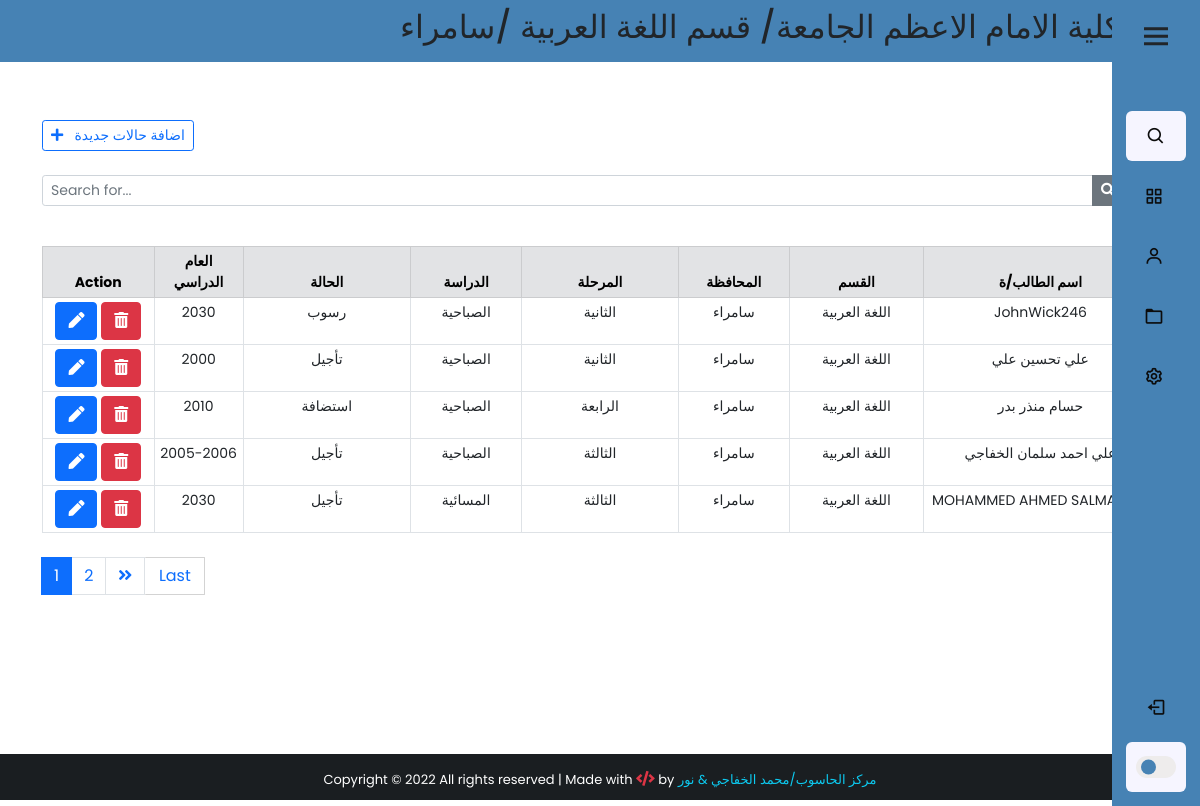
The page /backendState/ (signed in) on the database as committed earlier.
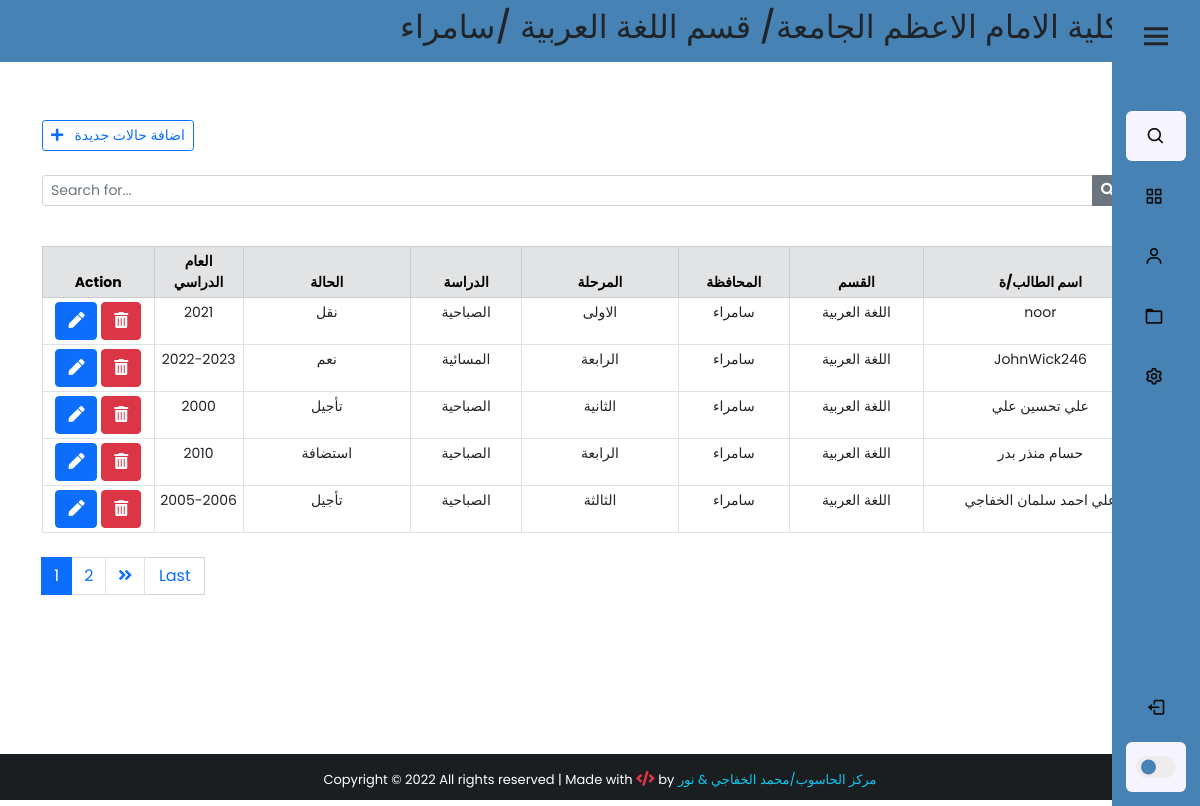
The same page on the database as committed later.
### app/models.py (models this page shows, shortened)
class StudentStatus(models.Model):
    state_list = (
        ("استضافة","استضافة"),
        ("نقل", "نقل"),
        ("تأجيل", "تأجيل"),
        ("رسوب", "رسوب"),
        ("ترقين قيد", "ترقين قيد"),
    )
    stage_list = (
        ("الاولى", "الاولى"),
        ("الثانية", "الثانية"),
        ("الثالثة", "الثالثة"),
        ("الرابعة", "الرابعة"),
    )
    study_list = (
        ("الصباحية", "الصباحية"),
        ("المسائية", "المسائية"),
    )
    user = models.CharField(max_length=100, verbose_name="اسم المستخدم")
    name = models.CharField(max_length=100, verbose_name="اسم الطالب/ة")
    Dname = models.CharField(max_length=100, verbose_name="القسم")
    Cname = models.CharField(max_length=100, verbose_name="المحافظة")
    stage = models.CharField(max_length=50, verbose_name="المرحلة", choices=stage_list)
    state = models.CharField(max_length=100, verbose_name="حالة الطالب",choices=state_list)
    year = models.CharField(max_length=50, verbose_name="العام الدراسي")
    study = models.CharField(max_length=20,verbose_name="الدراسة", choices=study_list,null=True)
    note = models.TextField(blank=True, null=True, verbose_name="الملاحظات")
    created_at = models.DateTimeField(auto_now_add=True)
    class Meta:
        verbose_name_plural = "حالات الطلبة"

### app/views.py (the view)
# urls.py: path('backendState/', views.backendState, name='backendState'),
@cache_control(no_cache=True, must_revalidate=True, no_store=True)
@login_required(login_url='login')
def backendState(request):
    if 'q' in request.GET:
        q = request.GET['q']
        user = request.user.userprofile
        all_student_list = StudentStatus.objects.filter(
            Q(name__icontains=q) | Q(state=q) | Q(
                stage=q) | Q(study=q)
        ).order_by('-created_at')
        all_student_list=all_student_list.filter(Dname=user.Dname,Cname=user.Cname,user=user.user)
    else:
        user = request.user.userprofile
        all_student_list = StudentStatus.objects.all().filter(
            user=user.user, Dname=user.Dname, Cname=user.Cname).order_by('-created_at')
    paginator = Paginator(all_student_list, 5)
    page = request.GET.get('page')
    all_students_state = paginator.get_page(page)
    context = {
        'stdState': all_students_state,
        'user': user,
    }
    return render(request, 'students_status/backend-state.html', context)

### app/models.py (called while the page is built)
    def __str__(self):
        return self.Dname

    def __str__(self):
        return self.Cname

### app/templates/students_status/backend-state.html (shortened to what this page needs)
{% extends 'base2.html' %}
{% block content %}
<div class="container" style="padding-top:10px;">
     <br><br>
     <div class="d-flex justify-content-between">
          <a href="{% url 'add_studentState' %}" class="btn btn-outline-primary btn-sm"> <i class="fas fa-plus"></i>&nbsp;&nbsp; اضافة حالات جديدة</a>
     </div>
     <form action="">
          <div class="input-group input-group-sm mb-3 mt-4">
               <input type="text" name="q" class="form-control" placeholder="Search for..." value="{{ request.GET.q }}">
               <button class="btn btn-secondary"><i class="fas fa-search"></i></button>
               <a href="{% url 'backendState' %}" class="btn btn-dark" style="margin-left:2px;"></a>
          </div>
     </form>
     <center>
          <table class="table table-bordered table-sm mt-4" style="text-align: center; font-size: 14px;">
               <thead class="table-secondary">
                  <div class="row">
                    <tr>
                         <th class="col-lg-2 col-sm-1" style="width:10%;" colspan="1">Action</th>
                         <th class="col-lg-2 col-sm-1" style="width:8%;">العام الدراسي</th>
                         <th class="col-lg-2 col-sm-1" style="width:15%;">الحالة</th>
                         <th class="col-lg-2 col-sm-1" style="width:10%;">الدراسة </th>
                         <th class="col-lg-2 col-sm-1" style="width:14%;">المرحلة </th>
                         <th class="col-lg-2 col-sm-1" style="width:10%;">المحافظة</th>
                         <th class="col-lg-2 col-sm-1" style="width:12%;">القسم</th>
                         <th class="col-lg-2 col-sm-1" style="width:21%;">اسم الطالب/ة</th>
                    </tr>
              </div>
               </thead>
               {% for std in stdState %}
               <tr>
                     <td>
                         <a href="/studentState/{{std.id}}" class="btn btn-primary " title="Edit patient">
                              <i class="fas fa-pen"></i>
                         </a>
                         <a class="btn btn-secondary btn-danger" title="Remove patient" data-bs-toggle="modal" data-bs-target="#deleteModal{{std.pk}}">
                              <i class="fas fa-trash-alt"></i>
                         </a>
                     </td>
                    <td>{{std.year}}</td>
                    <td>{{std.state}}</td>
                    <td>{{std.study}}</td>
                    <td>{{std.stage}}</td>
                    <td>{{std.Cname}}</td>
                    <td>{{std.Dname}}</td>
                    <td >{{std.name}}</td>
               </tr>
               {% endfor %}
          </table>
     </center>
      <nav class="mt-4" aria-label="page navigation example">
          {% if stdState.has_other_pages %}
          <ul class="pagination justify-content-left">
               {% for i in stdState.paginator.page_range %}
               {% if stdState.number == i %}
               <li class="page-item active"><span class="page-link">{{i}}</span></li>
               {% else %}
               <li class="page-item"><a href="?page={{i}}" class="page-link">{{ i }}</a></li>
               {% endif %}
               {% endfor %}
               {% if stdState.has_next %}
               <li class="page-item"><a href="?page={{stdState.next_page_number}}" class="page-link"><i class="fas fa-angle-double-right"></i></a></li>
               <a href="?page={{stdState.paginator.num_pages}}" class="btn btn-outline-primary mb-4" style="width:60px; border-radius:1px; border:1px solid #d3d3d3; border-left: none;">Last</a>
               {% else %}
               <li class="page-item disabled"></li>
               {% endif %}
          </ul>
          {% endif %}
          </nav>
    <br> <br>
     </div>
{% endblock content %}

Rows that differ between the two databases and show on the page:
removed StudentStatus: year "2030", state "رسوب", study "الصباحية", stage "الثانية", Cname "سامراء", Dname "اللغة العربية", name "JohnWick246"
no longer on this page (row unchanged): StudentStatus: year "2030", state "تأجيل", study "المسائية", stage "الثالثة", Cname "سامراء", Dname "اللغة العربية", name "MOHAMMED AHMED SALMAN ALI"
added StudentStatus: year "2021", state "نقل", study "الصباحية", stage "الاولى", Cname "سامراء", Dname "اللغة العربية", name "noor"
added StudentStatus: year "2022-2023", state "نعم", study "المسائية", stage "الرابعة", Cname "سامراء", Dname "اللغة العربية", name "JohnWick246"
